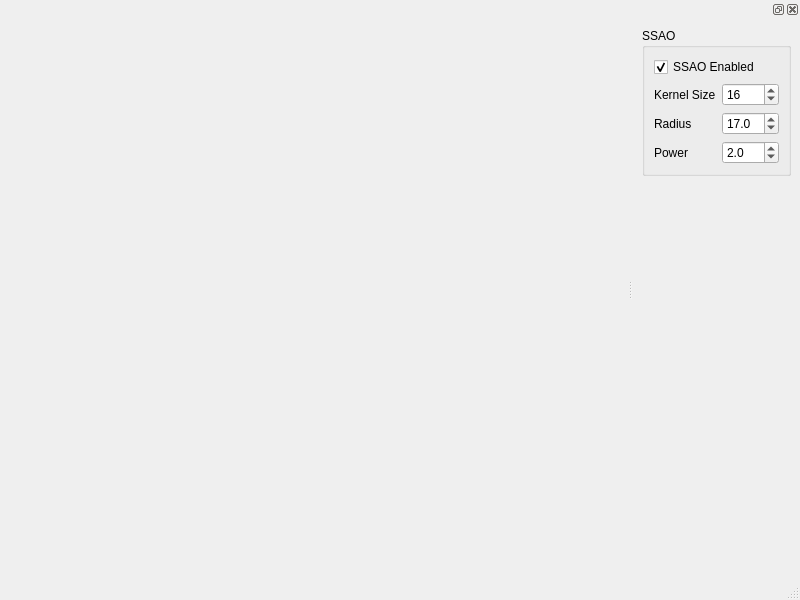
<?xml version="1.0" encoding="UTF-8"?>
<ui version="4.0">
 <class>LCUrbanMain</class>
 <widget class="QMainWindow" name="LCUrbanMain">
  <property name="geometry">
   <rect>
    <x>0</x>
    <y>0</y>
    <width>800</width>
    <height>600</height>
   </rect>
  </property>
  <property name="windowTitle">
   <string>LC_UrbanMain</string>
  </property>
  <widget class="QWidget" name="centralwidget"/>
  <widget class="QMenuBar" name="menubar">
   <property name="geometry">
    <rect>
     <x>0</x>
     <y>0</y>
     <width>800</width>
     <height>21</height>
    </rect>
   </property>
  </widget>
  <widget class="QStatusBar" name="statusbar"/>
  <widget class="QDockWidget" name="dockWidget">
   <attribute name="dockWidgetArea">
    <number>2</number>
   </attribute>
   <widget class="QWidget" name="dockWidgetContents">
    <layout class="QGridLayout" name="gridLayout">
     <item row="0" column="0">
      <widget class="QGroupBox" name="groupBox">
       <property name="title">
        <string>SSAO</string>
       </property>
       <layout class="QGridLayout" name="gridLayout_2">
        <item row="2" column="1">
         <widget class="QDoubleSpinBox" name="ssaoRadiusSpinBox">
          <property name="decimals">
           <number>1</number>
          </property>
          <property name="minimum">
           <double>1.000000000000000</double>
          </property>
          <property name="value">
           <double>17.000000000000000</double>
          </property>
         </widget>
        </item>
        <item row="1" column="0">
         <widget class="QLabel" name="label">
          <property name="text">
           <string>Kernel Size</string>
          </property>
         </widget>
        </item>
        <item row="2" column="0">
         <widget class="QLabel" name="label_2">
          <property name="text">
           <string>Radius</string>
          </property>
         </widget>
        </item>
        <item row="1" column="1">
         <widget class="QDoubleSpinBox" name="ssaoKernelSizeSpinBox">
          <property name="decimals">
           <number>0</number>
          </property>
          <property name="minimum">
           <double>1.000000000000000</double>
          </property>
          <property name="value">
           <double>16.000000000000000</double>
          </property>
         </widget>
        </item>
        <item row="3" column="0">
         <widget class="QLabel" name="label_3">
          <property name="text">
           <string>Power</string>
          </property>
         </widget>
        </item>
        <item row="3" column="1">
         <widget class="QDoubleSpinBox" name="ssaoPowerSpinBox">
          <property name="decimals">
           <number>1</number>
          </property>
          <property name="minimum">
           <double>0.100000000000000</double>
          </property>
          <property name="value">
           <double>2.000000000000000</double>
          </property>
         </widget>
        </item>
        <item row="0" column="0" colspan="2">
         <widget class="QCheckBox" name="ssaoEnabledCheckBox">
          <property name="text">
           <string>SSAO Enabled</string>
          </property>
          <property name="checked">
           <bool>true</bool>
          </property>
         </widget>
        </item>
       </layout>
      </widget>
     </item>
     <item row="1" column="0">
      <spacer name="verticalSpacer">
       <property name="orientation">
        <enum>Qt::Vertical</enum>
       </property>
       <property name="sizeHint" stdset="0">
        <size>
         <width>20</width>
         <height>40</height>
        </size>
       </property>
      </spacer>
     </item>
    </layout>
   </widget>
  </widget>
 </widget>
 <resources/>
 <connections/>
</ui>
